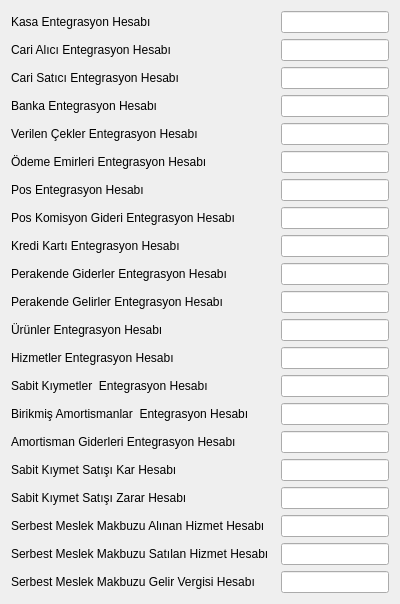
     <widget class="QWidget" name="tab_3">
      <attribute name="title">
       <string>Ön Tanımlı Muhasebe Hesaplar</string>
      </attribute>
      <layout class="QGridLayout" name="gridLayout_6" columnstretch="1,0,0">
       <item row="0" column="0">
        <widget class="QLabel" name="label_15">
         <property name="sizePolicy">
          <sizepolicy hsizetype="Fixed" vsizetype="Fixed">
           <horstretch>0</horstretch>
           <verstretch>0</verstretch>
          </sizepolicy>
         </property>
         <property name="text">
          <string>Kasa Entegrasyon Hesabı</string>
         </property>
        </widget>
       </item>
       <item row="0" column="1">
        <widget class="QSearchEdit" name="searchEdit_kasa_hesap_kodu" native="true">
         <property name="whatsThis">
          <string>Arama widget. </string>
         </property>
         <property name="QSearchEdit" stdset="0">
          <rect>
           <x>0</x>
           <y>0</y>
           <width>100</width>
           <height>100</height>
          </rect>
         </property>
        </widget>
       </item>
       <item row="0" column="2">
        <widget class="QLineEdit" name="lineEdit_kasa_hesap_ismi">
         <property name="focusPolicy">
          <enum>Qt::NoFocus</enum>
         </property>
         <property name="readOnly">
          <bool>true</bool>
         </property>
        </widget>
       </item>
       <item row="1" column="0">
        <widget class="QLabel" name="label_38">
         <property name="sizePolicy">
          <sizepolicy hsizetype="Fixed" vsizetype="Fixed">
           <horstretch>0</horstretch>
           <verstretch>0</verstretch>
          </sizepolicy>
         </property>
         <property name="text">
          <string>Cari Alıcı Entegrasyon Hesabı</string>
         </property>
        </widget>
       </item>
       <item row="1" column="1">
        <widget class="QSearchEdit" name="searchEdit_cari_alici_ent_hesap_id" native="true">
         <property name="whatsThis">
          <string>Arama widget. </string>
         </property>
         <property name="QSearchEdit" stdset="0">
          <rect>
           <x>0</x>
           <y>0</y>
           <width>100</width>
           <height>100</height>
          </rect>
         </property>
        </widget>
       </item>
       <item row="1" column="2">
        <widget class="QLineEdit" name="lineEdit_cari_alici_ent_hesap_id">
         <property name="focusPolicy">
          <enum>Qt::NoFocus</enum>
         </property>
         <property name="readOnly">
          <bool>true</bool>
         </property>
        </widget>
       </item>
       <item row="3" column="0">
        <widget class="QLabel" name="label_47">
         <property name="sizePolicy">
          <sizepolicy hsizetype="Fixed" vsizetype="Fixed">
           <horstretch>0</horstretch>
           <verstretch>0</verstretch>
          </sizepolicy>
         </property>
         <property name="text">
          <string>Banka Entegrasyon Hesabı</string>
         </property>
        </widget>
       </item>
       <item row="3" column="1">
        <widget class="QSearchEdit" name="searchEdit_banka_hesap_kodu" native="true">
         <property name="whatsThis">
          <string>Arama widget. </string>
         </property>
         <property name="QSearchEdit" stdset="0">
          <rect>
           <x>0</x>
           <y>0</y>
           <width>100</width>
           <height>100</height>
          </rect>
         </property>
        </widget>
       </item>
       <item row="3" column="2">
        <widget class="QLineEdit" name="lineEdit_banka_hesap_ismi">
         <property name="focusPolicy">
          <enum>Qt::NoFocus</enum>
         </property>
         <property name="readOnly">
          <bool>true</bool>
         </property>
        </widget>
       </item>
       <item row="4" column="0">
        <widget class="QLabel" name="label_36">
         <property name="sizePolicy">
          <sizepolicy hsizetype="Fixed" vsizetype="Fixed">
           <horstretch>0</horstretch>
           <verstretch>0</verstretch>
          </sizepolicy>
         </property>
         <property name="text">
          <string>Verilen Çekler Entegrasyon Hesabı</string>
         </property>
        </widget>
       </item>
       <item row="4" column="1">
        <widget class="QSearchEdit" name="searchEdit_ver_cekler_hesap_kodu" native="true">
         <property name="whatsThis">
          <string>Arama widget. </string>
         </property>
         <property name="QSearchEdit" stdset="0">
          <rect>
           <x>0</x>
           <y>0</y>
           <width>100</width>
           <height>100</height>
          </rect>
         </property>
        </widget>
       </item>
       <item row="4" column="2">
        <widget class="QLineEdit" name="lineEdit_ver_cekler_hesap_ismi">
         <property name="focusPolicy">
          <enum>Qt::NoFocus</enum>
         </property>
         <property name="readOnly">
          <bool>true</bool>
         </property>
        </widget>
       </item>
       <item row="5" column="0">
        <widget class="QLabel" name="label_40">
         <property name="sizePolicy">
          <sizepolicy hsizetype="Fixed" vsizetype="Fixed">
           <horstretch>0</horstretch>
           <verstretch>0</verstretch>
          </sizepolicy>
         </property>
         <property name="text">
          <string>Ödeme Emirleri Entegrasyon Hesabı</string>
         </property>
        </widget>
       </item>
       <item row="5" column="1">
        <widget class="QSearchEdit" name="searchEdit_odeme_emirlari_muh_hesap_kodu" native="true">
         <property name="whatsThis">
          <string>Arama widget. </string>
         </property>
         <property name="QSearchEdit" stdset="0">
          <rect>
           <x>0</x>
           <y>0</y>
           <width>100</width>
           <height>100</height>
          </rect>
         </property>
        </widget>
       </item>
       <item row="5" column="2">
        <widget class="QLineEdit" name="lineEdit_odeme_emirleri_muh_hesap_ismi">
         <property name="focusPolicy">
          <enum>Qt::NoFocus</enum>
         </property>
         <property name="readOnly">
          <bool>true</bool>
         </property>
        </widget>
       </item>
       <item row="6" column="0">
        <widget class="QLabel" name="label_44">
         <property name="sizePolicy">
          <sizepolicy hsizetype="Fixed" vsizetype="Fixed">
           <horstretch>0</horstretch>
           <verstretch>0</verstretch>
          </sizepolicy>
         </property>
         <property name="text">
          <string>Pos Entegrasyon Hesabı</string>
         </property>
        </widget>
       </item>
       <item row="6" column="1">
        <widget class="QSearchEdit" name="searchEdit_pos_hesap_kodu" native="true">
         <property name="whatsThis">
          <string>Arama widget. </string>
         </property>
         <property name="QSearchEdit" stdset="0">
          <rect>
           <x>0</x>
           <y>0</y>
           <width>100</width>
           <height>100</height>
          </rect>
         </property>
        </widget>
       </item>
       <item row="6" column="2">
        <widget class="QLineEdit" name="lineEdit_pos_hesap_ismi">
         <property name="focusPolicy">
          <enum>Qt::NoFocus</enum>
         </property>
         <property name="readOnly">
          <bool>true</bool>
         </property>
        </widget>
       </item>
       <item row="7" column="0">
        <widget class="QLabel" name="label_41">
         <property name="sizePolicy">
          <sizepolicy hsizetype="Fixed" vsizetype="Fixed">
           <horstretch>0</horstretch>
           <verstretch>0</verstretch>
          </sizepolicy>
         </property>
         <property name="text">
          <string>Pos Komisyon Gideri Entegrasyon Hesabı</string>
         </property>
        </widget>
       </item>
       <item row="7" column="1">
        <widget class="QSearchEdit" name="searchEdit_pos_kom_gideri_hesap_kodu" native="true">
         <property name="whatsThis">
          <string>Arama widget. </string>
         </property>
         <property name="QSearchEdit" stdset="0">
          <rect>
           <x>0</x>
           <y>0</y>
           <width>100</width>
           <height>100</height>
          </rect>
         </property>
        </widget>
       </item>
       <item row="7" column="2">
        <widget class="QLineEdit" name="lineEdit_pos_kom_gideri_hesap_ismi">
         <property name="focusPolicy">
          <enum>Qt::NoFocus</enum>
         </property>
         <property name="readOnly">
          <bool>true</bool>
         </property>
        </widget>
       </item>
       <item row="8" column="0">
        <widget class="QLabel" name="label_45">
         <property name="sizePolicy">
          <sizepolicy hsizetype="Fixed" vsizetype="Fixed">
           <horstretch>0</horstretch>
           <verstretch>0</verstretch>
          </sizepolicy>
         </property>
         <property name="text">
          <string>Kredi Kartı Entegrasyon Hesabı</string>
         </property>
        </widget>
       </item>
       <item row="8" column="1">
        <widget class="QSearchEdit" name="searchEdit_kk_hesap_kodu" native="true">
         <property name="whatsThis">
          <string>Arama widget. </string>
         </property>
         <property name="QSearchEdit" stdset="0">
          <rect>
           <x>0</x>
           <y>0</y>
           <width>100</width>
           <height>100</height>
          </rect>
         </property>
        </widget>
       </item>
       <item row="8" column="2">
        <widget class="QLineEdit" name="lineEdit_kk_hesap_kodu">
         <property name="focusPolicy">
          <enum>Qt::NoFocus</enum>
         </property>
         <property name="readOnly">
          <bool>true</bool>
         </property>
        </widget>
       </item>
       <item row="9" column="0">
        <widget class="QLabel" name="label_37">
         <property name="sizePolicy">
          <sizepolicy hsizetype="Fixed" vsizetype="Fixed">
           <horstretch>0</horstretch>
           <verstretch>0</verstretch>
          </sizepolicy>
         </property>
         <property name="text">
          <string>Perakende Giderler Entegrasyon Hesabı</string>
         </property>
        </widget>
       </item>
       <item row="9" column="1">
        <widget class="QSearchEdit" name="searchEdit_prk_gider_hesap_kodu" native="true">
         <property name="whatsThis">
          <string>Arama widget. </string>
         </property>
         <property name="QSearchEdit" stdset="0">
          <rect>
           <x>0</x>
           <y>0</y>
           <width>100</width>
           <height>100</height>
          </rect>
         </property>
        </widget>
       </item>
       <item row="9" column="2">
        <widget class="QLineEdit" name="lineEdit_prk_gider_hesap_ismi">
         <property name="focusPolicy">
          <enum>Qt::NoFocus</enum>
         </property>
         <property name="readOnly">
          <bool>true</bool>
         </property>
        </widget>
       </item>
       <item row="10" column="0">
        <widget class="QLabel" name="label_42">
         <property name="sizePolicy">
          <sizepolicy hsizetype="Fixed" vsizetype="Fixed">
           <horstretch>0</horstretch>
           <verstretch>0</verstretch>
          </sizepolicy>
         </property>
         <property name="text">
          <string>Perakende Gelirler Entegrasyon Hesabı</string>
         </property>
        </widget>
       </item>
       <item row="10" column="1">
        <widget class="QSearchEdit" name="searchEdit_prk_gelir_hesap_kodu" native="true">
         <property name="whatsThis">
          <string>Arama widget. </string>
         </property>
         <property name="QSearchEdit" stdset="0">
          <rect>
           <x>0</x>
           <y>0</y>
           <width>100</width>
           <height>100</height>
          </rect>
         </property>
        </widget>
       </item>
       <item row="10" column="2">
        <widget class="QLineEdit" name="lineEdit_prk_gelir_hesap_ismi">
         <property name="focusPolicy">
          <enum>Qt::NoFocus</enum>
         </property>
         <property name="readOnly">
          <bool>true</bool>
         </property>
        </widget>
       </item>
       <item row="11" column="0">
        <widget class="QLabel" name="label_43">
         <property name="sizePolicy">
          <sizepolicy hsizetype="Fixed" vsizetype="Fixed">
           <horstretch>0</horstretch>
           <verstretch>0</verstretch>
          </sizepolicy>
         </property>
         <property name="text">
          <string>Ürünler Entegrasyon Hesabı</string>
         </property>
        </widget>
       </item>
       <item row="11" column="1">
        <widget class="QSearchEdit" name="searchEdit_urunler_hesap_kodu" native="true">
         <property name="whatsThis">
          <string>Arama widget. </string>
         </property>
         <property name="QSearchEdit" stdset="0">
          <rect>
           <x>0</x>
           <y>0</y>
           <width>100</width>
           <height>100</height>
          </rect>
         </property>
        </widget>
       </item>
       <item row="11" column="2">
        <widget class="QLineEdit" name="lineEdit_urunler_hesap_ismi">
         <property name="focusPolicy">
          <enum>Qt::NoFocus</enum>
         </property>
         <property name="readOnly">
          <bool>true</bool>
         </property>
        </widget>
       </item>
       <item row="12" column="0">
        <widget class="QLabel" name="label_39">
         <property name="sizePolicy">
          <sizepolicy hsizetype="Fixed" vsizetype="Fixed">
           <horstretch>0</horstretch>
           <verstretch>0</verstretch>
          </sizepolicy>
         </property>
         <property name="text">
          <string>Hizmetler Entegrasyon Hesabı</string>
         </property>
        </widget>
       </item>
       <item row="12" column="1">
        <widget class="QSearchEdit" name="searchEdit_hizmetler_hesap_kodu" native="true">
         <property name="whatsThis">
          <string>Arama widget. </string>
         </property>
         <property name="QSearchEdit" stdset="0">
          <rect>
           <x>0</x>
           <y>0</y>
           <width>100</width>
           <height>100</height>
          </rect>
         </property>
        </widget>
       </item>
       <item row="12" column="2">
        <widget class="QLineEdit" name="lineEdit_hizmetler_hesap_ismi">
         <property name="focusPolicy">
          <enum>Qt::NoFocus</enum>
         </property>
         <property name="readOnly">
          <bool>true</bool>
         </property>
        </widget>
       </item>
       <item row="13" column="0">
        <widget class="QLabel" name="label_48">
         <property name="sizePolicy">
          <sizepolicy hsizetype="Fixed" vsizetype="Fixed">
           <horstretch>0</horstretch>
           <verstretch>0</verstretch>
          </sizepolicy>
         </property>
         <property name="text">
          <string>Sabit Kıymetler  Entegrasyon Hesabı</string>
         </property>
        </widget>
       </item>
       <item row="13" column="1">
        <widget class="QSearchEdit" name="searchEdit_demirbaslar_hesap_kodu" native="true">
         <property name="whatsThis">
          <string>Arama widget. </string>
         </property>
         <property name="QSearchEdit" stdset="0">
          <rect>
           <x>0</x>
           <y>0</y>
           <width>100</width>
           <height>100</height>
          </rect>
         </property>
        </widget>
       </item>
       <item row="13" column="2">
        <widget class="QLineEdit" name="lineEdit_demirbaslar_hesap_ismi">
         <property name="focusPolicy">
          <enum>Qt::NoFocus</enum>
         </property>
         <property name="readOnly">
          <bool>true</bool>
         </property>
        </widget>
       </item>
       <item row="14" column="0">
        <widget class="QLabel" name="label_55">
         <property name="sizePolicy">
          <sizepolicy hsizetype="Fixed" vsizetype="Fixed">
           <horstretch>0</horstretch>
           <verstretch>0</verstretch>
          </sizepolicy>
         </property>
         <property name="text">
          <string>Birikmiş Amortismanlar  Entegrasyon Hesabı</string>
         </property>
        </widget>
       </item>
       <item row="14" column="1">
        <widget class="QSearchEdit" name="searchEdit_bir_amortismanlar_hesap_kodu" native="true">
         <property name="whatsThis">
          <string>Arama widget. </string>
         </property>
         <property name="QSearchEdit" stdset="0">
          <rect>
           <x>0</x>
           <y>0</y>
           <width>100</width>
           <height>100</height>
          </rect>
         </property>
        </widget>
       </item>
       <item row="14" column="2">
        <widget class="QLineEdit" name="lineEdit_bir_amortismanlar_hesap_ismi">
         <property name="focusPolicy">
          <enum>Qt::NoFocus</enum>
         </property>
         <property name="readOnly">
          <bool>true</bool>
         </property>
        </widget>
       </item>
       <item row="15" column="0">
        <widget class="QLabel" name="label_56">
         <property name="sizePolicy">
          <sizepolicy hsizetype="Fixed" vsizetype="Fixed">
           <horstretch>0</horstretch>
           <verstretch>0</verstretch>
          </sizepolicy>
         </property>
         <property name="text">
          <string>Amortisman Giderleri Entegrasyon Hesabı</string>
         </property>
        </widget>
       </item>
       <item row="15" column="1">
        <widget class="QSearchEdit" name="searchEdit_amor_giderleri_hsp_kodu" native="true">
         <property name="whatsThis">
          <string>Arama widget. </string>
         </property>
         <property name="QSearchEdit" stdset="0">
          <rect>
           <x>0</x>
           <y>0</y>
           <width>100</width>
           <height>100</height>
          </rect>
         </property>
        </widget>
       </item>
       <item row="15" column="2">
        <widget class="QLineEdit" name="lineEdit_amor_giderleri_hesap_ismi">
         <property name="focusPolicy">
          <enum>Qt::NoFocus</enum>
         </property>
         <property name="readOnly">
          <bool>true</bool>
         </property>
        </widget>
       </item>
       <item row="16" column="0">
        <widget class="QLabel" name="label_61">
         <property name="sizePolicy">
          <sizepolicy hsizetype="Fixed" vsizetype="Fixed">
           <horstretch>0</horstretch>
           <verstretch>0</verstretch>
          </sizepolicy>
         </property>
         <property name="text">
          <string>Sabit Kıymet Satışı Kar Hesabı</string>
         </property>
        </widget>
       </item>
       <item row="16" column="1">
        <widget class="QSearchEdit" name="searchEdit_dmr_satis_kar_hesabi" native="true">
         <property name="whatsThis">
          <string>Arama widget. </string>
         </property>
         <property name="QSearchEdit" stdset="0">
          <rect>
           <x>0</x>
           <y>0</y>
           <width>100</width>
           <height>100</height>
          </rect>
         </property>
        </widget>
       </item>
       <item row="16" column="2">
        <widget class="QLineEdit" name="lineEdit_dmr_satis_kar_hesap_ismi">
         <property name="focusPolicy">
          <enum>Qt::NoFocus</enum>
         </property>
         <property name="readOnly">
          <bool>true</bool>
         </property>
        </widget>
       </item>
       <item row="17" column="0">
        <widget class="QLabel" name="label_62">
         <property name="sizePolicy">
          <sizepolicy hsizetype="Fixed" vsizetype="Fixed">
           <horstretch>0</horstretch>
           <verstretch>0</verstretch>
          </sizepolicy>
         </property>
         <property name="text">
          <string>Sabit Kıymet Satışı Zarar Hesabı</string>
         </property>
        </widget>
       </item>
       <item row="17" column="1">
        <widget class="QSearchEdit" name="searchEdit_dmr_satis_zarar_hesabi" native="true">
         <property name="whatsThis">
          <string>Arama widget. </string>
         </property>
         <property name="QSearchEdit" stdset="0">
          <rect>
           <x>0</x>
           <y>0</y>
           <width>100</width>
           <height>100</height>
          </rect>
         </property>
        </widget>
       </item>
       <item row="17" column="2">
        <widget class="QLineEdit" name="lineEdit_dmr_satis_zarar_hesap_ismi">
         <property name="focusPolicy">
          <enum>Qt::NoFocus</enum>
         </property>
         <property name="readOnly">
          <bool>true</bool>
         </property>
        </widget>
       </item>
       <item row="18" column="0">
        <widget class="QLabel" name="label_64">
         <property name="sizePolicy">
          <sizepolicy hsizetype="Fixed" vsizetype="Fixed">
           <horstretch>0</horstretch>
           <verstretch>0</verstretch>
          </sizepolicy>
         </property>
         <property name="text">
          <string>Serbest Meslek Makbuzu Alınan Hizmet Hesabı</string>
         </property>
        </widget>
       </item>
       <item row="18" column="1">
        <widget class="QSearchEdit" name="searchEdit_smmm_al_hizmet_hesap_kodu" native="true">
         <property name="whatsThis">
          <string>Arama widget. </string>
         </property>
         <property name="QSearchEdit" stdset="0">
          <rect>
           <x>0</x>
           <y>0</y>
           <width>100</width>
           <height>100</height>
          </rect>
         </property>
        </widget>
       </item>
       <item row="18" column="2">
        <widget class="QLineEdit" name="lineEdit_smmm_al_hizmet_hesap_ismi">
         <property name="focusPolicy">
          <enum>Qt::NoFocus</enum>
         </property>
         <property name="readOnly">
          <bool>true</bool>
         </property>
        </widget>
       </item>
       <item row="19" column="0">
        <widget class="QLabel" name="label_66">
         <property name="sizePolicy">
          <sizepolicy hsizetype="Fixed" vsizetype="Fixed">
           <horstretch>0</horstretch>
           <verstretch>0</verstretch>
          </sizepolicy>
         </property>
         <property name="text">
          <string>Serbest Meslek Makbuzu Satılan Hizmet Hesabı</string>
         </property>
        </widget>
       </item>
       <item row="19" column="1">
        <widget class="QSearchEdit" name="searchEdit_smmm_sat_hizmet_hesap_kodu" native="true">
         <property name="whatsThis">
          <string>Arama widget. </string>
         </property>
         <property name="QSearchEdit" stdset="0">
          <rect>
           <x>0</x>
           <y>0</y>
           <width>100</width>
           <height>100</height>
          </rect>
         </property>
        </widget>
       </item>
       <item row="19" column="2">
        <widget class="QLineEdit" name="lineEdit_smmm_sat_hizmet_hesap_ismi">
         <property name="focusPolicy">
          <enum>Qt::NoFocus</enum>
         </property>
         <property name="readOnly">
          <bool>true</bool>
         </property>
        </widget>
       </item>
       <item row="20" column="0">
        <widget class="QLabel" name="label_65">
         <property name="sizePolicy">
          <sizepolicy hsizetype="Fixed" vsizetype="Fixed">
           <horstretch>0</horstretch>
           <verstretch>0</verstretch>
          </sizepolicy>
         </property>
         <property name="text">
          <string>Serbest Meslek Makbuzu Gelir Vergisi Hesabı</string>
         </property>
        </widget>
       </item>
       <item row="20" column="1">
        <widget class="QSearchEdit" name="searchEdit_smmm_gelir_vergisi_hesap_kodu" native="true">
         <property name="whatsThis">
          <string>Arama widget. </string>
         </property>
         <property name="QSearchEdit" stdset="0">
          <rect>
           <x>0</x>
           <y>0</y>
           <width>100</width>
           <height>100</height>
          </rect>
         </property>
        </widget>
       </item>
       <item row="20" column="2">
        <widget class="QLineEdit" name="lineEdit_smmm_gelir_vergisi_hesap_ismi">
         <property name="focusPolicy">
          <enum>Qt::NoFocus</enum>
         </property>
         <property name="readOnly">
          <bool>true</bool>
         </property>
        </widget>
       </item>
       <item row="2" column="0">
        <widget class="QLabel" name="label_24">
         <property name="sizePolicy">
          <sizepolicy hsizetype="Fixed" vsizetype="Fixed">
           <horstretch>0</horstretch>
           <verstretch>0</verstretch>
          </sizepolicy>
         </property>
         <property name="text">
          <string>Cari Satıcı Entegrasyon Hesabı</string>
         </property>
        </widget>
       </item>
       <item row="2" column="1">
        <widget class="QSearchEdit" name="searchEdit_cari_satici_ent_hesap_id" native="true">
         <property name="whatsThis">
          <string>Arama widget. </string>
         </property>
         <property name="QSearchEdit" stdset="0">
          <rect>
           <x>0</x>
           <y>0</y>
           <width>100</width>
           <height>100</height>
          </rect>
         </property>
        </widget>
       </item>
       <item row="2" column="2">
        <widget class="QLineEdit" name="lineEdit_cari_satici_ent_hesap_id">
         <property name="focusPolicy">
          <enum>Qt::NoFocus</enum>
         </property>
         <property name="readOnly">
          <bool>true</bool>
         </property>
        </widget>
       </item>
      </layout>
     </widget>
